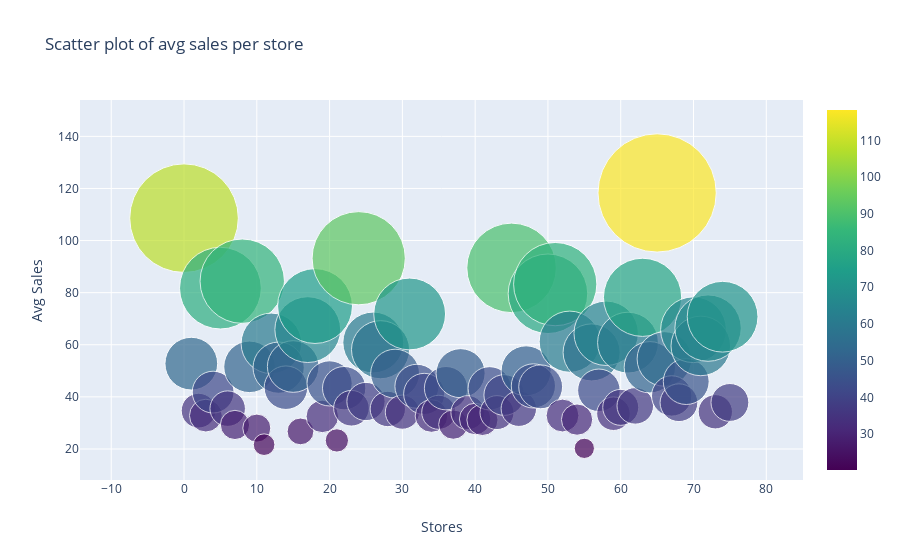

Notebook cell for this chart:
### Code cell
# Scatter plot of average sales per store
sales_store_data = go.Scatter(
    y = train_sale_pivot.avg_sale.values,
    mode='markers',
    marker=dict(
        size = train_sale_pivot.avg_sale.values,
        color = train_sale_pivot.avg_sale.values,
        colorscale='Viridis',
        showscale=True
    ),
    text = train_sale_pivot.index.values
)
data = [sales_store_data]

sales_store_layout = go.Layout(
    autosize= True,
    title= 'Scatter plot of avg sales per store',
    hovermode= 'closest',
    xaxis= dict(
        title= 'Stores',
        ticklen= 10,
        zeroline= False,
        gridwidth= 1,
    ),
    yaxis=dict(
        title= 'Avg Sales',
        ticklen= 10,
        zeroline= False,
        gridwidth= 1,
    ),
    showlegend= False
)
fig = go.Figure(data=data, layout=sales_store_layout)
py.iplot(fig,filename='scatter_sales_store')


# mean units sold value is increasing store_wise wise
plt.figure(figsize=(30,8))
train.groupby('store_id')[label_col].mean().sort_values().plot.bar()
# top threr selling store_id - 9845,8023,9112
